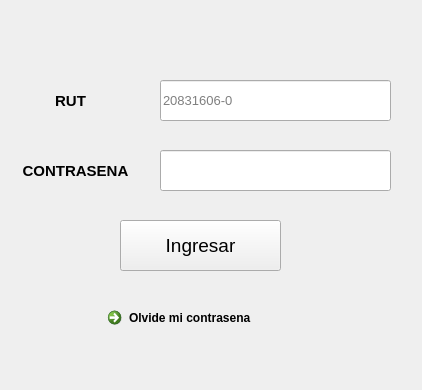
<?xml version="1.0" encoding="UTF-8"?>
<ui version="4.0">
 <class>MainWindow</class>
 <widget class="QMainWindow" name="MainWindow">
  <property name="windowModality">
   <enum>Qt::NonModal</enum>
  </property>
  <property name="enabled">
   <bool>true</bool>
  </property>
  <property name="geometry">
   <rect>
    <x>0</x>
    <y>0</y>
    <width>422</width>
    <height>390</height>
   </rect>
  </property>
  <property name="cursor">
   <cursorShape>ArrowCursor</cursorShape>
  </property>
  <property name="windowTitle">
   <string>El Correo de Yury</string>
  </property>
  <property name="locale">
   <locale language="Spanish" country="Chile"/>
  </property>
  <widget class="QWidget" name="centralwidget">
   <widget class="QPushButton" name="pushButton">
    <property name="geometry">
     <rect>
      <x>120</x>
      <y>220</y>
      <width>161</width>
      <height>51</height>
     </rect>
    </property>
    <property name="font">
     <font>
      <pointsize>14</pointsize>
     </font>
    </property>
    <property name="text">
     <string>Ingresar</string>
    </property>
   </widget>
   <widget class="QLineEdit" name="lineEdit">
    <property name="geometry">
     <rect>
      <x>160</x>
      <y>80</y>
      <width>231</width>
      <height>41</height>
     </rect>
    </property>
    <property name="font">
     <font>
      <pointsize>10</pointsize>
     </font>
    </property>
    <property name="placeholderText">
     <string>20831606-0</string>
    </property>
   </widget>
   <widget class="QLineEdit" name="lineEdit_2">
    <property name="geometry">
     <rect>
      <x>160</x>
      <y>150</y>
      <width>231</width>
      <height>41</height>
     </rect>
    </property>
    <property name="font">
     <font>
      <pointsize>10</pointsize>
     </font>
    </property>
    <property name="echoMode">
     <enum>QLineEdit::Password</enum>
    </property>
    <property name="placeholderText">
     <string/>
    </property>
   </widget>
   <widget class="QLabel" name="label">
    <property name="geometry">
     <rect>
      <x>20</x>
      <y>80</y>
      <width>101</width>
      <height>41</height>
     </rect>
    </property>
    <property name="font">
     <font>
      <pointsize>11</pointsize>
      <weight>75</weight>
      <bold>true</bold>
     </font>
    </property>
    <property name="text">
     <string>RUT</string>
    </property>
    <property name="alignment">
     <set>Qt::AlignCenter</set>
    </property>
   </widget>
   <widget class="QLabel" name="label_2">
    <property name="geometry">
     <rect>
      <x>20</x>
      <y>150</y>
      <width>111</width>
      <height>41</height>
     </rect>
    </property>
    <property name="font">
     <font>
      <pointsize>11</pointsize>
      <weight>75</weight>
      <bold>true</bold>
     </font>
    </property>
    <property name="text">
     <string>CONTRASENA</string>
    </property>
    <property name="alignment">
     <set>Qt::AlignCenter</set>
    </property>
   </widget>
   <widget class="QCommandLinkButton" name="commandLinkButton">
    <property name="geometry">
     <rect>
      <x>100</x>
      <y>300</y>
      <width>185</width>
      <height>41</height>
     </rect>
    </property>
    <property name="text">
     <string>Olvide mi contrasena</string>
    </property>
   </widget>
  </widget>
 </widget>
 <resources/>
 <connections/>
</ui>
